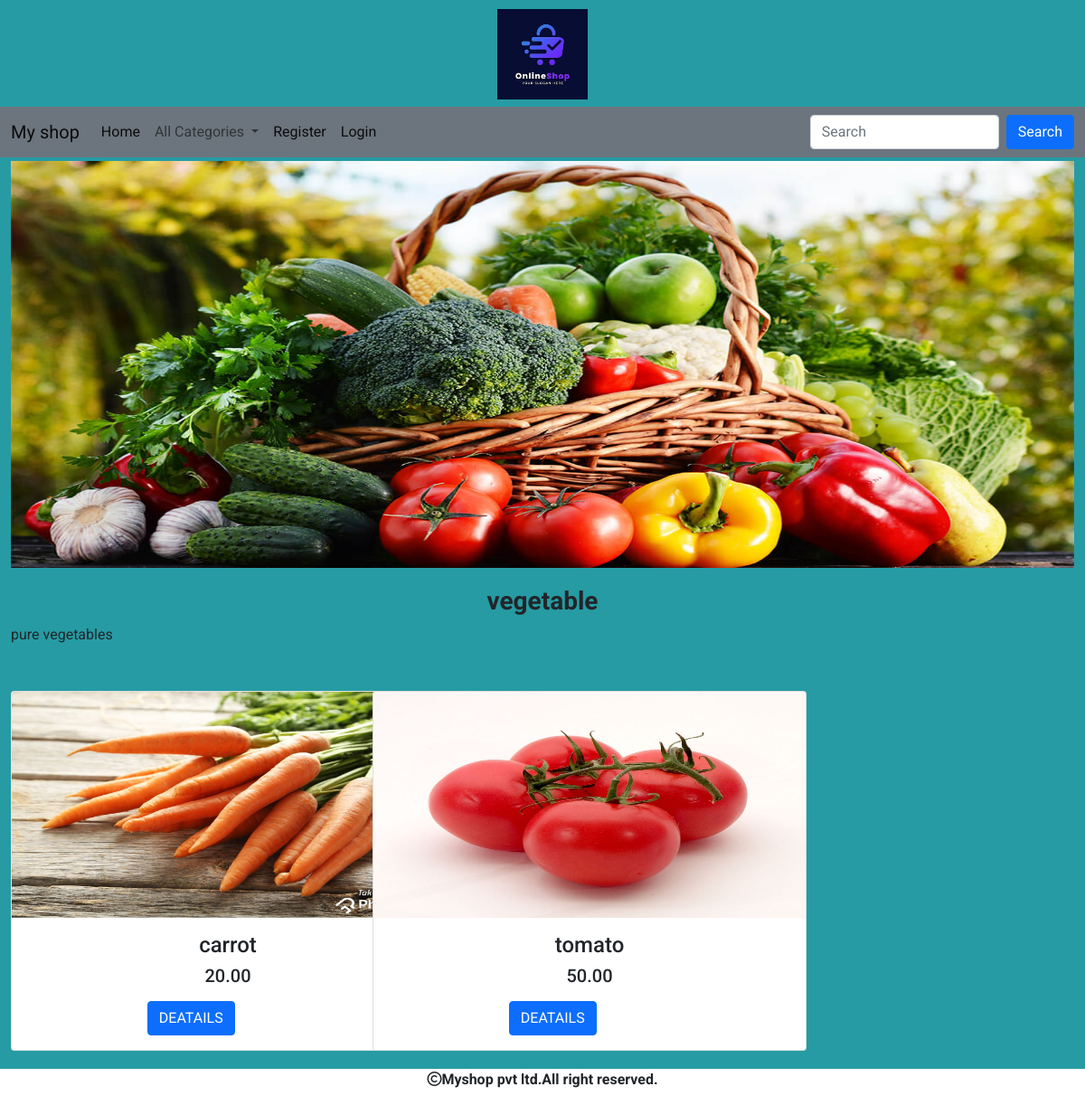
The app's page /allproducts/vegetable with its own data.
### shop/models.py (models this page shows, shortened)
class category(models.Model):
    name=models.CharField(max_length=200)
    desc=models.TextField()
    image=models.ImageField(upload_to='shop/categories',blank=True,null=True)

class product(models.Model):
    name=models.CharField(max_length=200)
    desc=models.TextField()
    image=models.ImageField(upload_to='shop/products', blank=True, null=True)
    price=models.DecimalField(max_digits=10,decimal_places=2)
    category=models.ForeignKey(category,on_delete=models.CASCADE)
    stock=models.IntegerField()
    available=models.BooleanField(default=True)
    created=models.DateTimeField(auto_now_add=True)
    updated=models.DateTimeField(auto_now=True)

### shop/views.py (the view)
# urls.py: path('allproducts/<p>', views.allproducts, name='allproducts'),
def allproducts(request,p):
    c=category.objects.get(name=p)
    p=product.objects.filter(category=c)
    return render(request, 'product.html', {'c':c,'p':p})

### cart/context_processors.py (called while the page is built, shortened)
def productcount(request):
    item_count=0
    return {'count':item_count}

### shop/context_processors.py (called while the page is built)
def menu_links(request):
    c=category.objects.all()
    return {'links':c}

### templates/product.html (shortened to what this page needs)
{% extends 'base.html' %}
{% load static %}
{% block content %}
<div class="container-fluid mt-1" style="margin-bottom:20px;">
    <img src="{{c.image.url}}" width="100%" height="450px">
</div>
    <div class="container-fluid mt-1" style="margin-bottom:50px;">
            <h3 class="text-center fw-bold">{{c.name}}</h3>
    <p class="line-height:1.8;text-align:justify;" >{{c.desc}}</p>
    </div>
<div class="container-fluid mt-1" style="margin-bottom:50px;">
     <div class="row">
         {% for i in p %}
         <div class="col-sm-4">
             <div class="card" style="width: 30rem;">
  <img src="{{i.image.url}}" class="card-img-top" alt="..." height="250px" width="100%">
  <div class="card-body">
    <h4 class="card-title text-center">{{i.name}}</h4>
      <h5 class="text-center">{{i.price}}</h5>
    <a href="{% url 'shop:detail' i.name %}" class="btn btn-primary" style="position:relative;left:30%">DEATAILS</a>
  </div>
</div>
         </div>{% endfor %}
     </div>
</div>
{% endblock %}

### static/css/style.css (style rules this page uses)
body { background-color:#269ba3; font-family: 'Roboto', sans-serif; }

### records on screen
category: image (picture), name "vegetable", desc "pure vegetables"
product: image (picture), name "carrot", price "20.00"
product: image (picture), name "tomato", price "50.00"
